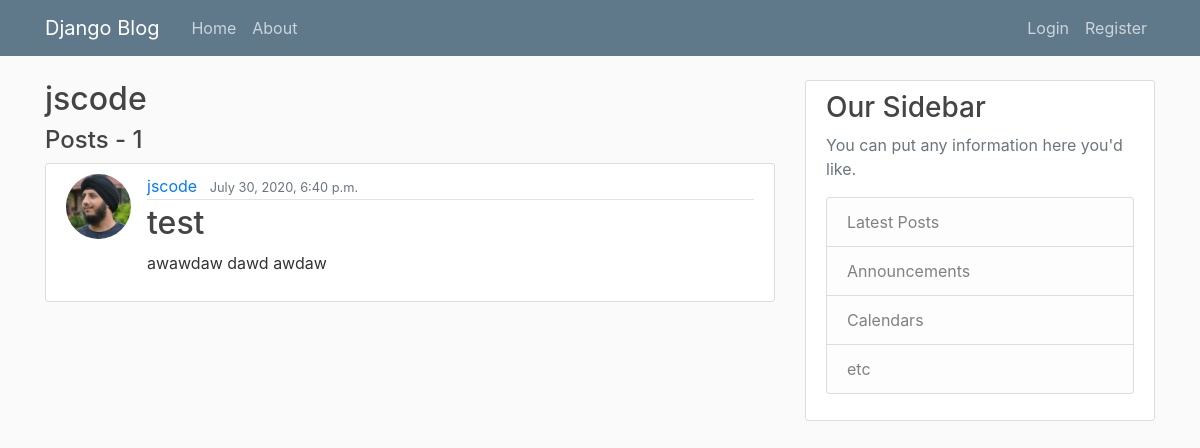
/user/jscode/, run on an earlier commit of the app's database.
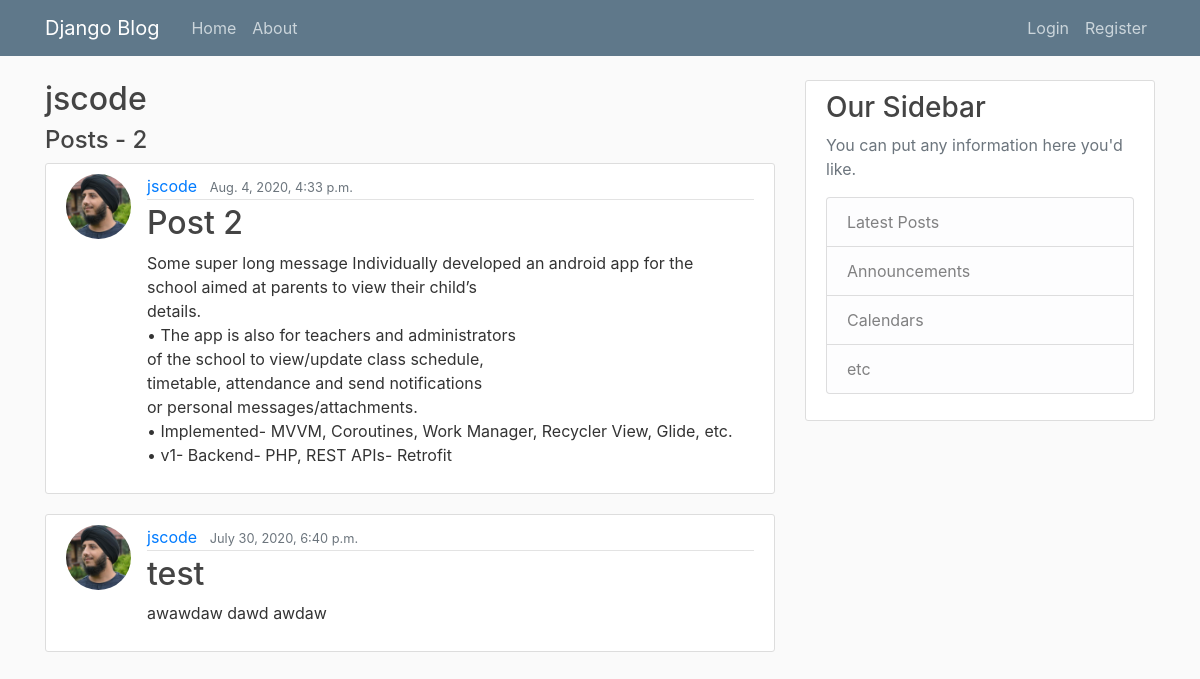
And on a later commit of the database.
### blogs/models.py (models this page shows, shortened)
class Post(models.Model):
    title = models.CharField(max_length=32)
    content = models.TextField()
    date_posted = models.DateTimeField(default=timezone.now)
    author = models.ForeignKey(User, on_delete= models.CASCADE)

### users/models.py (models this page shows, shortened)
class Profile(models.Model):
    user = models.OneToOneField(User,on_delete=models.CASCADE)
    image = models.ImageField(default='default.jpg',upload_to='profile_pics')

### blogs/views.py (the view)
# urls.py: path('user/<str:username>/',views.UserPostListView.as_view(),name="user-posts"),
class UserPostListView(ListView):
    model=Post
    template_name='blogs/user_posts.html'
    context_object_name='posts'
    paginate_by = 4
    def get_queryset(self):
        user = get_object_or_404(User,username=self.kwargs.get("username"))
        return Post.objects.filter(author=user).order_by('-date_posted')

### templates/blogs/user_posts.html (shortened to what this page needs)
{% extends "base.html" %}
{% block content %}
<div>
    <h2 class="mb-2">{{ view.kwargs.username }}</h2>
    <h4 class="mb-2">Posts - {{ page_obj.paginator.count }}</h4>
</div>
{% for post in posts %}
<article class="media content-section">
    <img class="rounded-circle article-img" src="{{ post.author.profile.image.url }}">
    <div class="media-body">
        <div class="article-metadata">
            <a class="mr-2" href="#">{{ post.author }}</a>
            <small class="text-muted">{{ post.date_posted }}</small>
        </div>
        <h2><a class="article-title" href="{% url 'post-detail' post.id %}">{{ post.title }}</a></h2>
        <p class="article-content">{{ post.content }}</p>
    </div>
</article>
{% endfor %}
{% endblock content %}

What changed in the data, as far as the page shows it:
added Post: author.profile.image (picture), author "jscode", date_posted "Aug. 4, 2020, 4:33 p.m.", title "Post 2", content "Some super long message Individually developed an android app for the school aimed at parents to view their child’s details. • The app is also for teachers and administrators of the school to view/update class schedule, timetable, attendance and send notifications or personal messages/attachments. • Implemented- MVVM, Coroutines, Work Manager, Recycler View, Glide, etc. • v1- Backend- PHP, REST APIs- Retrofit"
Also different on the page:
{{ page_obj.paginator.count }}: "1" → "2"
